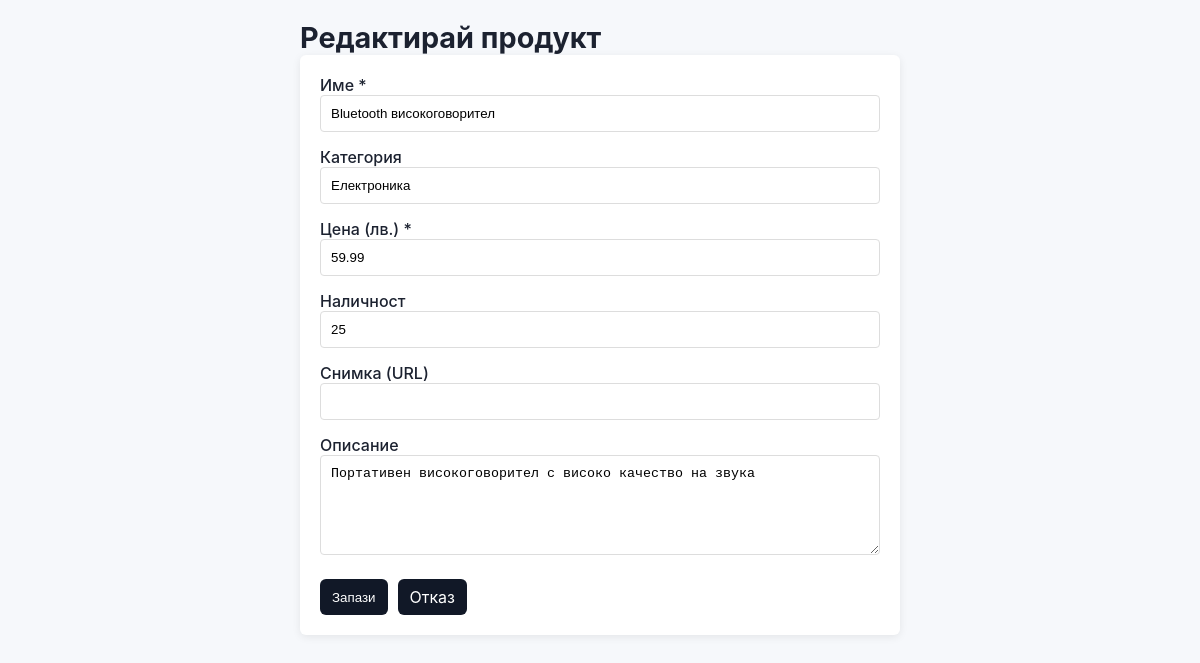
Page /admin/edit-product.php?id=10 (signed in) on the committed database.
### tables this page shows
CREATE TABLE IF NOT EXISTS `products` (
  `id` int NOT NULL AUTO_INCREMENT,
  `name` varchar(255) NOT NULL,
  `description` text,
  `price` decimal(10,2) NOT NULL DEFAULT '0.00',
  `category` varchar(100) DEFAULT NULL,
  `image` varchar(255) DEFAULT NULL,
  `stock` int NOT NULL DEFAULT '10',
  `created_at` timestamp NOT NULL DEFAULT CURRENT_TIMESTAMP,
  PRIMARY KEY (`id`)
);

### admin/edit-product.php (the view, shortened to what this page needs)
<?php
require_once __DIR__ . '/../db.php';
$id = isset($_GET['id']) ? (int)$_GET['id'] : 0;
$stmt = $pdo->prepare('SELECT * FROM products WHERE id = :id');
$stmt->execute(['id' => $id]);
$product = $stmt->fetch();
?>
<!doctype html>
<html lang="bg">
<head>
    <link rel="stylesheet" href="../style.css">
</head>
<body>
<div class="admin-container">
    <h1>Редактирай продукт</h1>
    <form method="post" class="admin-form">
        <div class="form-group">
            <label>Име *
                <input type="text" name="name" value="<?= htmlspecialchars($_POST['name'] ?? $product['name']) ?>" required>
            </label>
        </div>
        <div class="form-group">
            <label>Категория
                <input type="text" name="category" value="<?= htmlspecialchars($_POST['category'] ?? $product['category']) ?>">
            </label>
        </div>
        <div class="form-group">
            <label>Цена (лв.) *
                <input type="number" name="price" step="0.01" value="<?= htmlspecialchars($_POST['price'] ?? $product['price']) ?>" required>
            </label>
        </div>
        <div class="form-group">
            <label>Наличност
                <input type="number" name="stock" value="<?= htmlspecialchars($_POST['stock'] ?? $product['stock']) ?>">
            </label>
        </div>
        <div class="form-group">
            <label>Снимка (URL)
                <input type="url" name="image" value="<?= htmlspecialchars($_POST['image'] ?? $product['image']) ?>">
            </label>
        </div>
        <div class="form-group">
            <label>Описание
                <textarea name="description"><?= htmlspecialchars($_POST['description'] ?? $product['description']) ?></textarea>
            </label>
        </div>
        <div class="form-actions">
            <button class="btn" type="submit">Запази</button>
            <a class="btn" href="products.php">Отказ</a>
        </div>
    </form>
</div>
</body>
</html>

### style.css (style rules this page uses)
* { box-sizing: border-box; }
body { font-family: Inter, Segoe UI, Arial, sans-serif; background: #f6f8fb; color: #1c2230; margin: 0; padding: 20px; }
h1 { margin: 0; font-size: 1.8rem; }
.btn { display: inline-block; padding: 8px 12px; background: #111827; color: #fff; text-decoration: none; border-radius: 6px; border: none; }
label { display: block; margin-bottom: 12px; }
input, textarea { width: 100%; padding: 8px; border: 1px solid #e5e7eb; border-radius: 6px; }
textarea { min-height: 120px; }
.form-actions { display: flex; gap: 8px; margin-top: 10px; }

### admin/edit-product.php (style rules this page uses)
.admin-container { max-width: 600px; margin: 0 auto; }
.admin-form { background: white; padding: 20px; border-radius: 6px; box-shadow: 0 2px 8px rgba(0,0,0,0.08); }
.form-group { margin-bottom: 15px; }
.form-group label { display: block; margin-bottom: 5px; font-weight: 500; }
.form-group input, .form-group textarea { width: 100%; padding: 10px; border: 1px solid #ddd; border-radius: 4px; }
.form-group textarea { min-height: 100px; }
.form-actions { display: flex; gap: 10px; margin-top: 20px; }

### rows in the picture
products: name "Bluetooth високоговорител", category "Електроника", price "59.99", stock "25", description "Портативен високоговорител с високо качество на звука"
